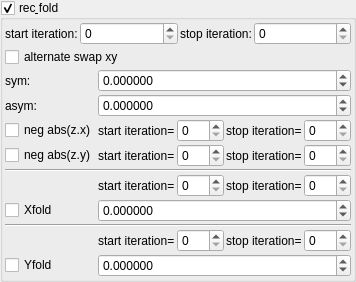
       <widget class="MyGroupBox" name="groupCheck_transf_function_enabledN_false">
        <property name="font">
         <font>
          <weight>50</weight>
          <bold>false</bold>
         </font>
        </property>
        <property name="toolTip">
         <string/>
        </property>
        <property name="title">
         <string>rec&amp; fold</string>
        </property>
        <property name="checkable">
         <bool>true</bool>
        </property>
        <layout class="QVBoxLayout" name="verticalLayout_32" stretch="0,0">
         <property name="spacing">
          <number>2</number>
         </property>
         <property name="leftMargin">
          <number>2</number>
         </property>
         <property name="topMargin">
          <number>2</number>
         </property>
         <property name="rightMargin">
          <number>2</number>
         </property>
         <property name="bottomMargin">
          <number>2</number>
         </property>
         <item>
          <layout class="QHBoxLayout" name="horizontalLayout_26" stretch="0,1,0,1">
           <item>
            <widget class="QLabel" name="label_121">
             <property name="text">
              <string>start iteration:</string>
             </property>
            </widget>
           </item>
           <item>
            <widget class="MySpinBox" name="spinboxInt_transf_start_iterations_N">
             <property name="sizePolicy">
              <sizepolicy hsizetype="Minimum" vsizetype="Maximum">
               <horstretch>0</horstretch>
               <verstretch>0</verstretch>
              </sizepolicy>
             </property>
             <property name="minimum">
              <number>0</number>
             </property>
             <property name="maximum">
              <number>999</number>
             </property>
             <property name="value">
              <number>0</number>
             </property>
            </widget>
           </item>
           <item>
            <widget class="QLabel" name="label_91">
             <property name="text">
              <string>stop iteration:</string>
             </property>
            </widget>
           </item>
           <item>
            <widget class="MySpinBox" name="spinboxInt_transf_stop_iterations_N">
             <property name="sizePolicy">
              <sizepolicy hsizetype="Preferred" vsizetype="Maximum">
               <horstretch>0</horstretch>
               <verstretch>0</verstretch>
              </sizepolicy>
             </property>
             <property name="maximum">
              <number>999</number>
             </property>
            </widget>
           </item>
          </layout>
         </item>
         <item>
          <layout class="QGridLayout" name="gridLayout_19" columnstretch="0,1">
           <property name="spacing">
            <number>2</number>
           </property>
           <item row="0" column="0" colspan="2">
            <widget class="MyCheckBox" name="checkBox_transf_function_enabledA_false">
             <property name="text">
              <string>alternate swap xy</string>
             </property>
            </widget>
           </item>
           <item row="12" column="0">
            <widget class="MyCheckBox" name="checkBox_transf_function_enabledAx_false">
             <property name="text">
              <string>Yfold</string>
             </property>
            </widget>
           </item>
           <item row="11" column="1">
            <layout class="QHBoxLayout" name="horizontalLayout_13" stretch="0,1,0,1">
             <property name="topMargin">
              <number>0</number>
             </property>
             <item>
              <widget class="QLabel" name="label_85">
               <property name="text">
                <string>start iteration=</string>
               </property>
               <property name="wordWrap">
                <bool>true</bool>
               </property>
              </widget>
             </item>
             <item>
              <widget class="MySpinBox" name="spinboxInt_transf_start_iterations_RV">
               <property name="sizePolicy">
                <sizepolicy hsizetype="Minimum" vsizetype="Maximum">
                 <horstretch>0</horstretch>
                 <verstretch>0</verstretch>
                </sizepolicy>
               </property>
               <property name="minimum">
                <number>0</number>
               </property>
               <property name="maximum">
                <number>999</number>
               </property>
               <property name="value">
                <number>0</number>
               </property>
              </widget>
             </item>
             <item>
              <widget class="QLabel" name="label_74">
               <property name="text">
                <string>stop iteration=</string>
               </property>
               <property name="wordWrap">
                <bool>true</bool>
               </property>
              </widget>
             </item>
             <item>
              <widget class="MySpinBox" name="spinboxInt_transf_stop_iterations_RV">
               <property name="sizePolicy">
                <sizepolicy hsizetype="Preferred" vsizetype="Maximum">
                 <horstretch>0</horstretch>
                 <verstretch>0</verstretch>
                </sizepolicy>
               </property>
               <property name="maximum">
                <number>999</number>
               </property>
              </widget>
             </item>
            </layout>
           </item>
           <item row="12" column="1">
            <widget class="MyDoubleSpinBox" name="spinbox_transf_offsetA_1">
             <property name="enabled">
              <bool>true</bool>
             </property>
             <property name="sizePolicy">
              <sizepolicy hsizetype="Minimum" vsizetype="Maximum">
               <horstretch>0</horstretch>
               <verstretch>0</verstretch>
              </sizepolicy>
             </property>
             <property name="decimals">
              <number>6</number>
             </property>
             <property name="minimum">
              <double>-99.989999999999995</double>
             </property>
             <property name="maximum">
              <double>99.989999999999995</double>
             </property>
             <property name="singleStep">
              <double>0.100000000000000</double>
             </property>
            </widget>
           </item>
           <item row="1" column="1">
            <widget class="MyDoubleSpinBox" name="spinbox_transf_offset_0">
             <property name="enabled">
              <bool>true</bool>
             </property>
             <property name="sizePolicy">
              <sizepolicy hsizetype="Minimum" vsizetype="Maximum">
               <horstretch>0</horstretch>
               <verstretch>0</verstretch>
              </sizepolicy>
             </property>
             <property name="decimals">
              <number>6</number>
             </property>
             <property name="minimum">
              <double>-99.989999999999995</double>
             </property>
             <property name="maximum">
              <double>99.989999999999995</double>
             </property>
             <property name="singleStep">
              <double>0.100000000000000</double>
             </property>
            </widget>
           </item>
           <item row="9" column="1">
            <widget class="MyDoubleSpinBox" name="spinbox_transf_offset_1">
             <property name="enabled">
              <bool>true</bool>
             </property>
             <property name="sizePolicy">
              <sizepolicy hsizetype="Minimum" vsizetype="Maximum">
               <horstretch>0</horstretch>
               <verstretch>0</verstretch>
              </sizepolicy>
             </property>
             <property name="decimals">
              <number>6</number>
             </property>
             <property name="minimum">
              <double>-99.989999999999995</double>
             </property>
             <property name="maximum">
              <double>99.989999999999995</double>
             </property>
             <property name="singleStep">
              <double>0.100000000000000</double>
             </property>
            </widget>
           </item>
           <item row="4" column="0">
            <widget class="MyCheckBox" name="checkBox_transf_function_enabledBx">
             <property name="text">
              <string>neg abs(z.y)</string>
             </property>
            </widget>
           </item>
           <item row="9" column="0">
            <widget class="MyCheckBox" name="checkBox_transf_function_enabledAx">
             <property name="text">
              <string>Xfold</string>
             </property>
            </widget>
           </item>
           <item row="5" column="0" colspan="2">
            <widget class="Line" name="line_2">
             <property name="orientation">
              <enum>Qt::Horizontal</enum>
             </property>
            </widget>
           </item>
           <item row="4" column="1">
            <layout class="QHBoxLayout" name="horizontalLayout_11" stretch="0,1,0,1">
             <property name="topMargin">
              <number>0</number>
             </property>
             <item>
              <widget class="QLabel" name="label_83">
               <property name="text">
                <string>start iteration=</string>
               </property>
               <property name="wordWrap">
                <bool>true</bool>
               </property>
              </widget>
             </item>
             <item>
              <widget class="MySpinBox" name="spinboxInt_transf_start_iterations_P">
               <property name="sizePolicy">
                <sizepolicy hsizetype="Minimum" vsizetype="Maximum">
                 <horstretch>0</horstretch>
                 <verstretch>0</verstretch>
                </sizepolicy>
               </property>
               <property name="minimum">
                <number>0</number>
               </property>
               <property name="maximum">
                <number>999</number>
               </property>
               <property name="value">
                <number>0</number>
               </property>
              </widget>
             </item>
             <item>
              <widget class="QLabel" name="label_72">
               <property name="text">
                <string>stop iteration=</string>
               </property>
               <property name="wordWrap">
                <bool>true</bool>
               </property>
              </widget>
             </item>
             <item>
              <widget class="MySpinBox" name="spinboxInt_transf_stop_iterations_P">
               <property name="sizePolicy">
                <sizepolicy hsizetype="Preferred" vsizetype="Maximum">
                 <horstretch>0</horstretch>
                 <verstretch>0</verstretch>
                </sizepolicy>
               </property>
               <property name="maximum">
                <number>999</number>
               </property>
              </widget>
             </item>
            </layout>
           </item>
           <item row="1" column="0">
            <widget class="QLabel" name="label_37">
             <property name="text">
              <string>sym:</string>
             </property>
            </widget>
           </item>
           <item row="2" column="0">
            <widget class="QLabel" name="label_41">
             <property name="text">
              <string>asym:</string>
             </property>
            </widget>
           </item>
           <item row="3" column="0">
            <widget class="MyCheckBox" name="checkBox_transf_function_enabledBx_false">
             <property name="text">
              <string>neg abs(z.x)</string>
             </property>
            </widget>
           </item>
           <item row="3" column="1">
            <layout class="QHBoxLayout" name="horizontalLayout_10" stretch="0,1,0,1">
             <property name="topMargin">
              <number>0</number>
             </property>
             <item>
              <widget class="QLabel" name="label_82">
               <property name="text">
                <string>start iteration=</string>
               </property>
               <property name="wordWrap">
                <bool>true</bool>
               </property>
              </widget>
             </item>
             <item>
              <widget class="MySpinBox" name="spinboxInt_transf_start_iterations_O">
               <property name="sizePolicy">
                <sizepolicy hsizetype="Minimum" vsizetype="Maximum">
                 <horstretch>0</horstretch>
                 <verstretch>0</verstretch>
                </sizepolicy>
               </property>
               <property name="minimum">
                <number>0</number>
               </property>
               <property name="maximum">
                <number>999</number>
               </property>
               <property name="value">
                <number>0</number>
               </property>
              </widget>
             </item>
             <item>
              <widget class="QLabel" name="label_71">
               <property name="text">
                <string>stop iteration=</string>
               </property>
               <property name="wordWrap">
                <bool>true</bool>
               </property>
              </widget>
             </item>
             <item>
              <widget class="MySpinBox" name="spinboxInt_transf_stop_iterations_O">
               <property name="sizePolicy">
                <sizepolicy hsizetype="Preferred" vsizetype="Maximum">
                 <horstretch>0</horstretch>
                 <verstretch>0</verstretch>
                </sizepolicy>
               </property>
               <property name="maximum">
                <number>999</number>
               </property>
              </widget>
             </item>
            </layout>
           </item>
           <item row="2" column="1">
            <widget class="MyDoubleSpinBox" name="spinbox_transf_offsetA_0">
             <property name="enabled">
              <bool>true</bool>
             </property>
             <property name="sizePolicy">
              <sizepolicy hsizetype="Minimum" vsizetype="Maximum">
               <horstretch>0</horstretch>
               <verstretch>0</verstretch>
              </sizepolicy>
             </property>
             <property name="decimals">
              <number>6</number>
             </property>
             <property name="minimum">
              <double>-99.989999999999995</double>
             </property>
             <property name="maximum">
              <double>99.989999999999995</double>
             </property>
             <property name="singleStep">
              <double>0.100000000000000</double>
             </property>
            </widget>
           </item>
           <item row="8" column="1">
            <layout class="QHBoxLayout" name="horizontalLayout_12" stretch="0,1,0,1">
             <property name="topMargin">
              <number>0</number>
             </property>
             <item>
              <widget class="QLabel" name="label_84">
               <property name="text">
                <string>start iteration=</string>
               </property>
               <property name="wordWrap">
                <bool>true</bool>
               </property>
              </widget>
             </item>
             <item>
              <widget class="MySpinBox" name="spinboxInt_transf_start_iterations_R">
               <property name="sizePolicy">
                <sizepolicy hsizetype="Minimum" vsizetype="Maximum">
                 <horstretch>0</horstretch>
                 <verstretch>0</verstretch>
                </sizepolicy>
               </property>
               <property name="minimum">
                <number>0</number>
               </property>
               <property name="maximum">
                <number>999</number>
               </property>
               <property name="value">
                <number>0</number>
               </property>
              </widget>
             </item>
             <item>
              <widget class="QLabel" name="label_73">
               <property name="text">
                <string>stop iteration=</string>
               </property>
               <property name="wordWrap">
                <bool>true</bool>
               </property>
              </widget>
             </item>
             <item>
              <widget class="MySpinBox" name="spinboxInt_transf_stop_iterations_R">
               <property name="sizePolicy">
                <sizepolicy hsizetype="Preferred" vsizetype="Maximum">
                 <horstretch>0</horstretch>
                 <verstretch>0</verstretch>
                </sizepolicy>
               </property>
               <property name="maximum">
                <number>999</number>
               </property>
              </widget>
             </item>
            </layout>
           </item>
           <item row="10" column="0" colspan="2">
            <widget class="Line" name="line_3">
             <property name="orientation">
              <enum>Qt::Horizontal</enum>
             </property>
            </widget>
           </item>
          </layout>
         </item>
        </layout>
       </widget>
